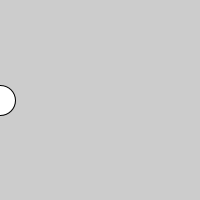
Frame 1 (no input)
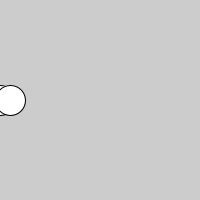
Frame 2 (the mouse pressed at the canvas centre, redrawn once)

The Processing sketch that drew these frames (run headless with seeded random() and noise(); the mouse was pressed at the canvas centre and the sketch redrawn once):

// Processing sketch: processing_82765
// ── processing_82765.pde

float x = 0.0;

void setup() {
  size (200, 200);
  noLoop();
}

void draw() {
  ellipse (x, 100, 30, 30);
  x+=10;
}
